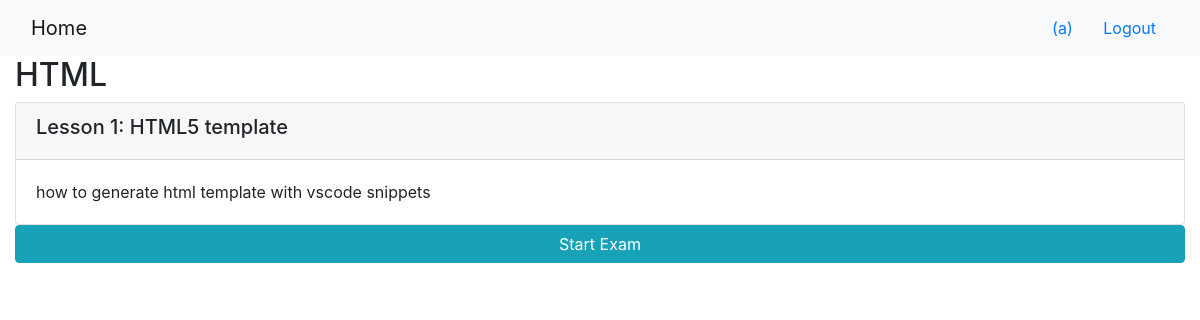
Screenshot of /onlinecourse/6/ (signed in) with the database file from the repository.
### onlinecourse/models.py (models this page shows, shortened)
class Course(models.Model):
    name = models.CharField(null=False, max_length=30, default='online course')
    image = models.ImageField(upload_to='course_images/')
    description = models.CharField(max_length=1000)
    pub_date = models.DateField(null=True)
    instructors = models.ManyToManyField(Instructor)
    users = models.ManyToManyField(
        settings.AUTH_USER_MODEL, through='Enrollment')
    total_enrollment = models.IntegerField(default=0)
    is_enrolled = False

class Lesson(models.Model):
    title = models.CharField(max_length=200, default="title")
    order = models.IntegerField(default=0)
    course = models.ForeignKey(Course, on_delete=models.CASCADE)
    content = models.TextField()

### onlinecourse/views.py (the view)
# urls.py: path('<int:pk>/', views.CourseDetailView.as_view(), name='course_details'),
class CourseDetailView(generic.DetailView):
    model = Course
    template_name = 'onlinecourse/course_detail_bootstrap.html'

### onlinecourse/models.py (called while the page is built)
    def __str__(self) -> str:
        return self.question_text

    def __str__(self) -> str:
        return self.choice_text

### onlinecourse/templates/onlinecourse/course_detail_bootstrap.html (shortened to what this page needs)
<!DOCTYPE html>
<html lang="en">
<head>
     {% load static %}
    <link rel="stylesheet" href="https://maxcdn.bootstrapcdn.com/bootstrap/4.5.2/css/bootstrap.min.css">
</head>
<body>
    <nav class="navbar navbar-light bg-light">
        <div class="container-fluid">
            <div class="navbar-header">
                  <a class="navbar-brand" href="{% url 'onlinecourse:index' %}">Home</a>
            </div>
            <ul class="nav navbar-nav navbar-right">
                {% if user.is_authenticated %}
                <li>
                    <a class="btn btn-link" href="#">{{ user.first_name }}({{ user.username }})</a>
                    <a class="btn btn-link" href="{% url 'onlinecourse:logout' %}">Logout</a>
                </li>
                {% endif %}
            </ul>
        </div>
    </nav>
    <div class="container-fluid">
            <h2>{{ course.name }}</h2>
            <div class="card-columns-vertical">
                {% for lesson in course.lesson_set.all %}
                    <div class="card mt-1">
                        <div class="card-header"><h5>Lesson {{lesson.order|add:1}}: {{lesson.title}}</h5></div>
                        <div class="card-body">{{lesson.content}}</div>
                    </div>
                {% endfor %}
            </div>
            <button data-toggle="collapse" data-target="#exam"
                 class="btn btn-info" role="button" style="width:100%">
                Start Exam</button>
    </div>
</body>
</html>

### rows the page displays
Course: name "HTML"
Lesson: order|add "1", title "HTML5 template", content "how to generate html template with vscode snippets"

### other values shown
{{ user.username }} "a"
